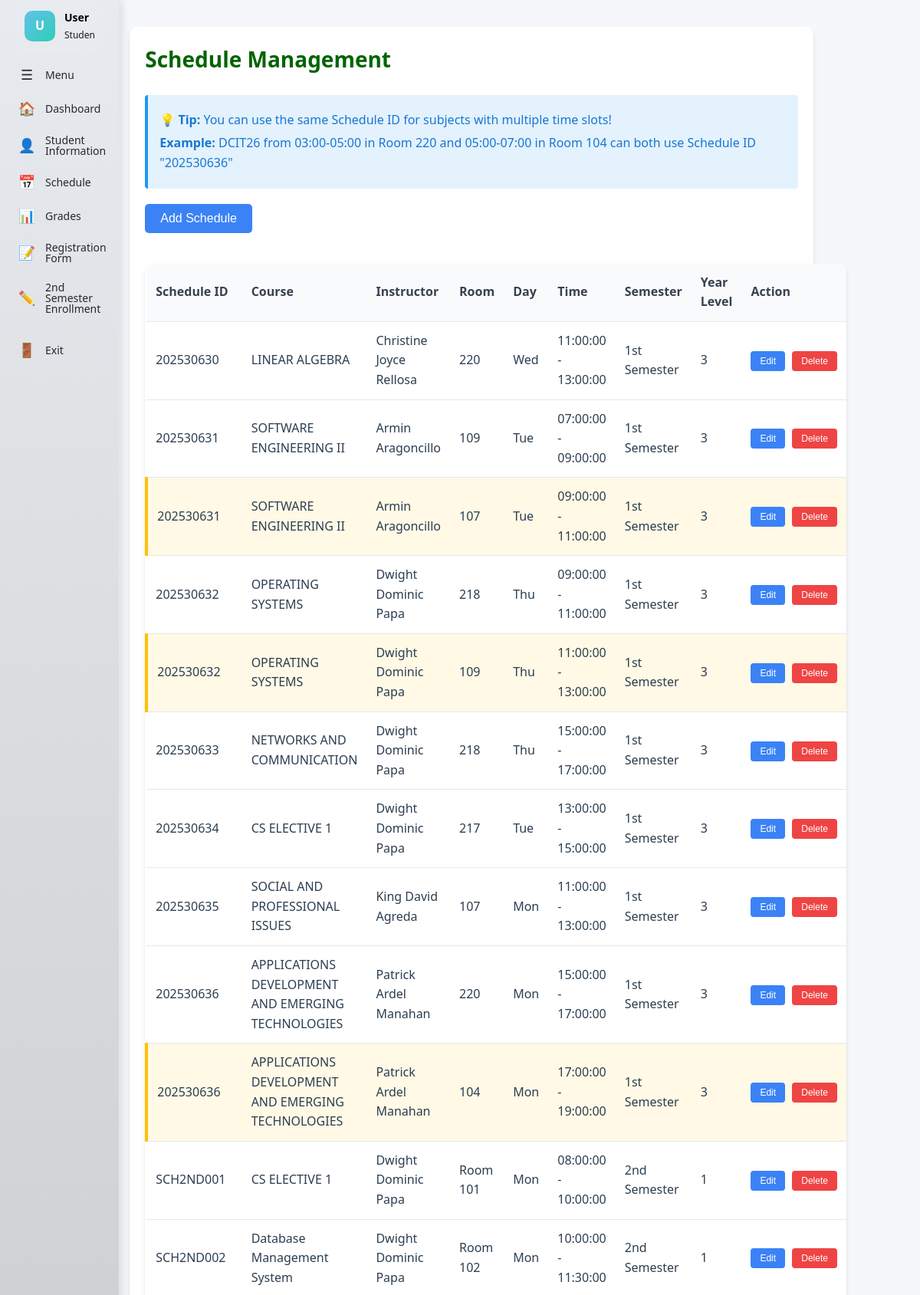
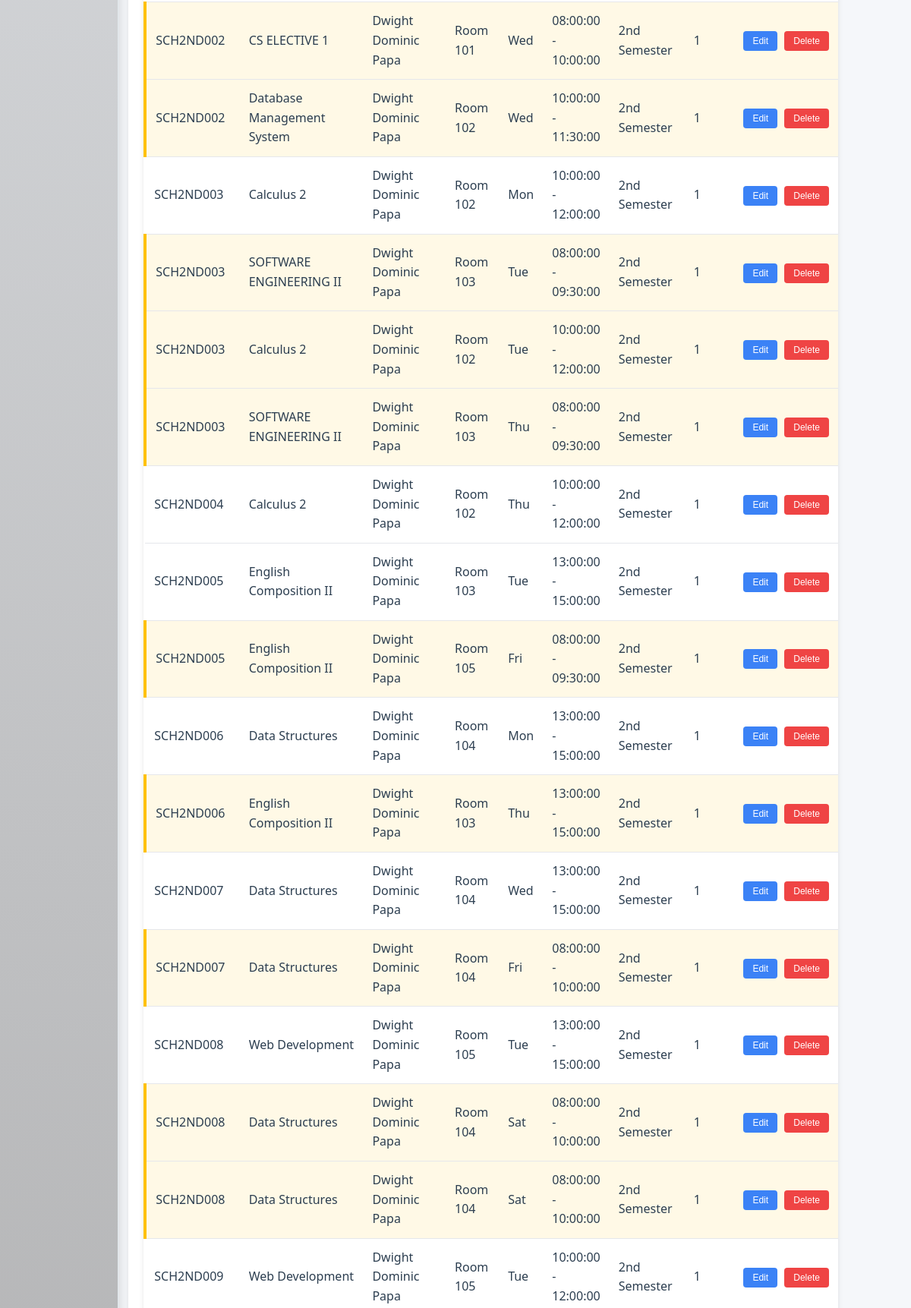
The page /Student-Portal-Enrollment-Schedule/schedule-management.php (upper part) on the database its author committed (2 pictures, top to bottom).
### tables this page shows
CREATE TABLE `schedule` (
  `id` int(11) NOT NULL,
  `ScheduleId` varchar(50) NOT NULL,
  `CourseId` varchar(50) NOT NULL,
  `InstructorId` varchar(50) NOT NULL,
  `Room` varchar(50) NOT NULL,
  `DayOfWeek` enum('Mon','Tue','Wed','Thu','Fri','Sat','Sun') NOT NULL,
  `StartTime` time NOT NULL,
  `EndTime` time NOT NULL,
  `Semester` varchar(20) NOT NULL,
  `YearLevel` varchar(20) NOT NULL,
  `CreatedAt` timestamp NOT NULL DEFAULT current_timestamp(),
  `UpdatedAt` timestamp NOT NULL DEFAULT current_timestamp() ON UPDATE current_timestamp()
);

CREATE TABLE `course_data` (
  `CourseId` varchar(50) NOT NULL,
  `CourseName` varchar(255) NOT NULL,
  `Unit` int(11) NOT NULL,
  `CreatedAt` timestamp NOT NULL DEFAULT current_timestamp(),
  `UpdatedAt` timestamp NOT NULL DEFAULT current_timestamp() ON UPDATE current_timestamp()
);

### Student-Portal-Enrollment-Schedule/database/db_config.php (called while the page is built, shortened)
<?php
function getDBConnection() {
    static $conn = null;
    if ($conn === null) {
        $conn = new mysqli(DB_HOST, DB_USER, DB_PASS, DB_NAME);
        $conn->set_charset(DB_CHARSET);
    }
    return $conn;
}
function executeQuery($sql, $params = [], $types = '', &$errorMessage = null) {
    $conn = getDBConnection();
    try {
        $stmt = $conn->prepare($sql);
        if (!$stmt->execute()) {
            $errMsg = "Execute failed: " . $stmt->error;
            if ($errorMessage !== null) $errorMessage = $errMsg;
            error_log("executeQuery Execute Error: " . $errMsg . " | SQL: " . $sql);
            $stmt->close();
            return false;
        }
        if (stripos(trim($sql), 'SELECT') === 0) {
            $result = $stmt->get_result();
            $data = [];
            while ($row = $result->fetch_assoc()) {
                $data[] = $row;
            }
            return $data;
        }
        return true;
    } catch (Exception $e) {
        $errMsg = "Exception: " . $e->getMessage();
        if ($errorMessage !== null) $errorMessage = $errMsg;
        error_log("executeQuery Exception: " . $errMsg);
        return false;
    }
}
?>

### Student-Portal-Enrollment-Schedule/schedule-management.php (the view, shortened to what this page needs)
<?php
require_once 'database/db_config.php';
$schedules = [];
try {
    $sql = "SELECT s.*, c.CourseName, CONCAT(i.FirstName, ' ', i.LastName) as InstructorName
            FROM schedule s
            JOIN course_data c ON s.CourseId = c.CourseId
            JOIN instructors i ON s.InstructorId = i.InstructorId
            ORDER BY s.ScheduleId, s.DayOfWeek, s.StartTime ASC";
    $schedules = executeQuery($sql) ?: [];
} catch (Exception $e) {
}
?>
<!DOCTYPE html>
<html lang="en">
<head>
    <link rel="stylesheet" href="css/management.css">
</head>
<body>
    <?php include 'sidebar.php'; ?>
    <div class="management-content">
        <div class="management-area">
            <div class="student-management-container">
                <h1>Schedule Management</h1>
                <div class="info-box">
                    <p><strong>💡 Tip:</strong> You can use the same Schedule ID for subjects with multiple time slots!</p>
                    <p><strong>Example:</strong> DCIT26 from 03:00-05:00 in Room 220 and 05:00-07:00 in Room 104 can both use Schedule ID "202530636"</p>
                </div>
                <button class="student-management-btn-add" onclick="openModal()">Add Schedule</button>
                <table class="student-management-table">
                    <thead>
                        <tr>
                            <th>Schedule ID</th>
                            <th>Course</th>
                            <th>Instructor</th>
                            <th>Room</th>
                            <th>Day</th>
                            <th>Time</th>
                            <th>Semester</th>
                            <th>Year Level</th>
                            <th>Action</th>
                        </tr>
                    </thead>
                    <tbody>
                        <?php if (empty($schedules)): ?>
                            <tr>
                                <td colspan="9" style="text-align: center;">No schedules found.</td>
                            </tr>
                        <?php else: ?>
                            <?php
                            $prevScheduleId = '';
                            foreach ($schedules as $schedule):
                                $isGrouped = ($prevScheduleId === $schedule['ScheduleId']);
                                $prevScheduleId = $schedule['ScheduleId'];
                                $rowClass = $isGrouped ? 'schedule-group-highlight' : '';
                            ?>
                                <tr class="<?php echo $rowClass; ?>">
                                    <td><?php echo htmlspecialchars($schedule['ScheduleId']); ?></td>
                                    <td><?php echo htmlspecialchars($schedule['CourseName']); ?></td>
                                    <td><?php echo htmlspecialchars($schedule['InstructorName']); ?></td>
                                    <td><?php echo htmlspecialchars($schedule['Room']); ?></td>
                                    <td><?php echo htmlspecialchars($schedule['DayOfWeek']); ?></td>
                                    <td><?php echo htmlspecialchars($schedule['StartTime'] . ' - ' . $schedule['EndTime']); ?></td>
                                    <td><?php echo htmlspecialchars($schedule['Semester']); ?></td>
                                    <td><?php echo htmlspecialchars($schedule['YearLevel']); ?></td>
                                    <td class="student-management-action-cell">
                                        <button class="student-management-btn-edit" onclick="editSchedule('<?php echo htmlspecialchars($schedule['ScheduleId']); ?>', '<?php echo isset($schedule['id']) ? htmlspecialchars($schedule['id']) : ''; ?>')">Edit</button>
                                        <button class="student-management-btn-delete" onclick="deleteSchedule('<?php echo htmlspecialchars($schedule['ScheduleId']); ?>', '<?php echo isset($schedule['id']) ? htmlspecialchars($schedule['id']) : ''; ?>')">Delete</button>
                                    </td>
                                </tr>
                            <?php endforeach; ?>
                        <?php endif; ?>
                    </tbody>
                </table>
            </div>
        </div>
    </div>
</body>
</html>

### Student-Portal-Enrollment-Schedule/css/management.css (style rules this page uses)
* { margin: 0; padding: 0; box-sizing: border-box; }
:root { --primary-green: #006400; --primary-green-dark: #004d00; --primary-green-light: #28a745; --accent-light: #90EE90; --bg-main: #f5f7fa; --bg-card: #ffffff; --text-primary: #2c3e50; --text-secondary: #6c757d; --border-color: #e1e8ed; --shadow-sm: 0 2px 4px rgba(0, 0, 0, 0.08); --shadow-md: 0 4px 12px rgba(0, 0, 0, 0.1); --shadow-lg: 0 8px 24px rgba(0, 0, 0, 0.12); --transition: all 0.3s cubic-bezier(0.4, 0, 0.2, 1); }
body { font-family: 'Segoe UI', Tahoma, Geneva, Verdana, sans-serif; background-color: var(--bg-main); color: var(--text-primary); line-height: 1.6; width: 100vw; }
.management-content { width: calc(100% - 260px); padding: 0 24px 80px 0; min-height: calc(100vh - 128px); transition: var(--transition); background-color: var(--bg-main); }
.management-content h1, .management-content h2 { color: var(--primary-green); margin-bottom: 24px; font-weight: 700; }
.management-content h1 { font-size: 28px; }
.management-area { width: calc(100%); margin-top: 3px; padding: 32px 24px 80px 0; background-color: var(--bg-main); min-height: calc(100vh - 128px); transition: var(--transition); }
.student-management-container { background: white; border-radius: 10px; box-shadow: 0 4px 6px rgba(0, 0, 0, 0.1); padding: 20px; margin-bottom: 20px; }
.student-management-table { width: 100%; border-collapse: collapse; margin-top: 20px; background: white; border-radius: 10px; overflow: hidden; box-shadow: 0 4px 6px rgba(0, 0, 0, 0.1); }
.student-management-table th, .student-management-table td { padding: 12px; text-align: left; border-bottom: 1px solid #e5e7eb; }
.student-management-table th { background: #f9fafb; font-weight: 600; color: #374151; }
.student-management-action-cell { white-space: nowrap; }
.student-management-btn-add { background: #3b82f6; color: white; padding: 10px 20px; border: none; border-radius: 5px; cursor: pointer; font-size: 16px; margin-bottom: 20px; }
.student-management-btn-edit { background: #3b82f6; color: white; padding: 6px 12px; border: none; border-radius: 4px; cursor: pointer; font-size: 12px; margin-right: 5px; }
.student-management-btn-delete { background: #ef4444; color: white; padding: 6px 12px; border: none; border-radius: 4px; cursor: pointer; font-size: 12px; }

### Student-Portal-Enrollment-Schedule/schedule-management.php (style rules this page uses)
.schedule-group-highlight { background-color: #fff9e6 !important; border-left: 4px solid #ffc107; }
.info-box { background: #e3f2fd; border-left: 4px solid #2196F3; padding: 15px; margin-bottom: 20px; border-radius: 4px; }
.info-box p { margin: 5px 0; color: #1976d2; }

### Student-Portal-Enrollment-Schedule/sidebar.php (style rules this page uses)
.management-content, .management-area { margin-left: 8%; transition: margin-left 0.3s ease; }

### rows shown on the page
schedule: ScheduleId "202530630", CourseId.CourseName "LINEAR ALGEBRA", InstructorName "Christine Joyce Rellosa", Room "220", DayOfWeek "Wed", StartTime+EndTime "11:00:00 - 13:00:00", Semester "1st Semester", YearLevel "3"
schedule: ScheduleId "202530631", CourseId.CourseName "SOFTWARE ENGINEERING II", InstructorName "Armin Aragoncillo", Room "109", DayOfWeek "Tue", StartTime+EndTime "07:00:00 - 09:00:00", Semester "1st Semester", YearLevel "3"
schedule: ScheduleId "202530631", CourseId.CourseName "SOFTWARE ENGINEERING II", InstructorName "Armin Aragoncillo", Room "107", DayOfWeek "Tue", StartTime+EndTime "09:00:00 - 11:00:00", Semester "1st Semester", YearLevel "3"
schedule: ScheduleId "202530632", CourseId.CourseName "OPERATING SYSTEMS", InstructorName "Dwight Dominic Papa", Room "218", DayOfWeek "Thu", StartTime+EndTime "09:00:00 - 11:00:00", Semester "1st Semester", YearLevel "3"
schedule: ScheduleId "202530632", CourseId.CourseName "OPERATING SYSTEMS", InstructorName "Dwight Dominic Papa", Room "109", DayOfWeek "Thu", StartTime+EndTime "11:00:00 - 13:00:00", Semester "1st Semester", YearLevel "3"
schedule: ScheduleId "202530633", CourseId.CourseName "NETWORKS AND COMMUNICATION", InstructorName "Dwight Dominic Papa", Room "218", DayOfWeek "Thu", StartTime+EndTime "15:00:00 - 17:00:00", Semester "1st Semester", YearLevel "3"
schedule: ScheduleId "202530634", CourseId.CourseName "CS ELECTIVE 1", InstructorName "Dwight Dominic Papa", Room "217", DayOfWeek "Tue", StartTime+EndTime "13:00:00 - 15:00:00", Semester "1st Semester", YearLevel "3"
schedule: ScheduleId "202530635", CourseId.CourseName "SOCIAL AND PROFESSIONAL ISSUES", InstructorName "King David Agreda", Room "107", DayOfWeek "Mon", StartTime+EndTime "11:00:00 - 13:00:00", Semester "1st Semester", YearLevel "3"
schedule: ScheduleId "202530636", CourseId.CourseName "APPLICATIONS DEVELOPMENT AND EMERGING TECHNOLOGIES", InstructorName "Patrick Ardel Manahan", Room "220", DayOfWeek "Mon", StartTime+EndTime "15:00:00 - 17:00:00", Semester "1st Semester", YearLevel "3"
schedule: ScheduleId "202530636", CourseId.CourseName "APPLICATIONS DEVELOPMENT AND EMERGING TECHNOLOGIES", InstructorName "Patrick Ardel Manahan", Room "104", DayOfWeek "Mon", StartTime+EndTime "17:00:00 - 19:00:00", Semester "1st Semester", YearLevel "3"
schedule: ScheduleId "SCH2ND001", CourseId.CourseName "CS ELECTIVE 1", InstructorName "Dwight Dominic Papa", Room "Room 101", DayOfWeek "Mon", StartTime+EndTime "08:00:00 - 10:00:00", Semester "2nd Semester", YearLevel "1"
schedule: ScheduleId "SCH2ND002", CourseId.CourseName "Database Management System", InstructorName "Dwight Dominic Papa", Room "Room 102", DayOfWeek "Mon", StartTime+EndTime "10:00:00 - 11:30:00", Semester "2nd Semester", YearLevel "1"
schedule: ScheduleId "SCH2ND002", CourseId.CourseName "CS ELECTIVE 1", InstructorName "Dwight Dominic Papa", Room "Room 101", DayOfWeek "Wed", StartTime+EndTime "08:00:00 - 10:00:00", Semester "2nd Semester", YearLevel "1"
schedule: ScheduleId "SCH2ND002", CourseId.CourseName "Database Management System", InstructorName "Dwight Dominic Papa", Room "Room 102", DayOfWeek "Wed", StartTime+EndTime "10:00:00 - 11:30:00", Semester "2nd Semester", YearLevel "1"
schedule: ScheduleId "SCH2ND003", CourseId.CourseName "Calculus 2", InstructorName "Dwight Dominic Papa", Room "Room 102", DayOfWeek "Mon", StartTime+EndTime "10:00:00 - 12:00:00", Semester "2nd Semester", YearLevel "1"
schedule: ScheduleId "SCH2ND003", CourseId.CourseName "SOFTWARE ENGINEERING II", InstructorName "Dwight Dominic Papa", Room "Room 103", DayOfWeek "Tue", StartTime+EndTime "08:00:00 - 09:30:00", Semester "2nd Semester", YearLevel "1"
schedule: ScheduleId "SCH2ND003", CourseId.CourseName "Calculus 2", InstructorName "Dwight Dominic Papa", Room "Room 102", DayOfWeek "Tue", StartTime+EndTime "10:00:00 - 12:00:00", Semester "2nd Semester", YearLevel "1"
schedule: ScheduleId "SCH2ND003", CourseId.CourseName "SOFTWARE ENGINEERING II", InstructorName "Dwight Dominic Papa", Room "Room 103", DayOfWeek "Thu", StartTime+EndTime "08:00:00 - 09:30:00", Semester "2nd Semester", YearLevel "1"
schedule: ScheduleId "SCH2ND004", CourseId.CourseName "Calculus 2", InstructorName "Dwight Dominic Papa", Room "Room 102", DayOfWeek "Thu", StartTime+EndTime "10:00:00 - 12:00:00", Semester "2nd Semester", YearLevel "1"
schedule: ScheduleId "SCH2ND005", CourseId.CourseName "English Composition II", InstructorName "Dwight Dominic Papa", Room "Room 103", DayOfWeek "Tue", StartTime+EndTime "13:00:00 - 15:00:00", Semester "2nd Semester", YearLevel "1"
schedule: ScheduleId "SCH2ND005", CourseId.CourseName "English Composition II", InstructorName "Dwight Dominic Papa", Room "Room 105", DayOfWeek "Fri", StartTime+EndTime "08:00:00 - 09:30:00", Semester "2nd Semester", YearLevel "1"
schedule: ScheduleId "SCH2ND006", CourseId.CourseName "Data Structures", InstructorName "Dwight Dominic Papa", Room "Room 104", DayOfWeek "Mon", StartTime+EndTime "13:00:00 - 15:00:00", Semester "2nd Semester", YearLevel "1"
schedule: ScheduleId "SCH2ND006", CourseId.CourseName "English Composition II", InstructorName "Dwight Dominic Papa", Room "Room 103", DayOfWeek "Thu", StartTime+EndTime "13:00:00 - 15:00:00", Semester "2nd Semester", YearLevel "1"
schedule: ScheduleId "SCH2ND007", CourseId.CourseName "Data Structures", InstructorName "Dwight Dominic Papa", Room "Room 104", DayOfWeek "Wed", StartTime+EndTime "13:00:00 - 15:00:00", Semester "2nd Semester", YearLevel "1"
schedule: ScheduleId "SCH2ND007", CourseId.CourseName "Data Structures", InstructorName "Dwight Dominic Papa", Room "Room 104", DayOfWeek "Fri", StartTime+EndTime "08:00:00 - 10:00:00", Semester "2nd Semester", YearLevel "1"
schedule: ScheduleId "SCH2ND008", CourseId.CourseName "Web Development", InstructorName "Dwight Dominic Papa", Room "Room 105", DayOfWeek "Tue", StartTime+EndTime "13:00:00 - 15:00:00", Semester "2nd Semester", YearLevel "1"
schedule: ScheduleId "SCH2ND008", CourseId.CourseName "Data Structures", InstructorName "Dwight Dominic Papa", Room "Room 104", DayOfWeek "Sat", StartTime+EndTime "08:00:00 - 10:00:00", Semester "2nd Semester", YearLevel "1"
schedule: ScheduleId "SCH2ND008", CourseId.CourseName "Data Structures", InstructorName "Dwight Dominic Papa", Room "Room 104", DayOfWeek "Sat", StartTime+EndTime "08:00:00 - 10:00:00", Semester "2nd Semester", YearLevel "1"
schedule: ScheduleId "SCH2ND009", CourseId.CourseName "Web Development", InstructorName "Dwight Dominic Papa", Room "Room 105", DayOfWeek "Tue", StartTime+EndTime "10:00:00 - 12:00:00", Semester "2nd Semester", YearLevel "1"

### other values the page prints
$userInitial "U"
$userName "User"
